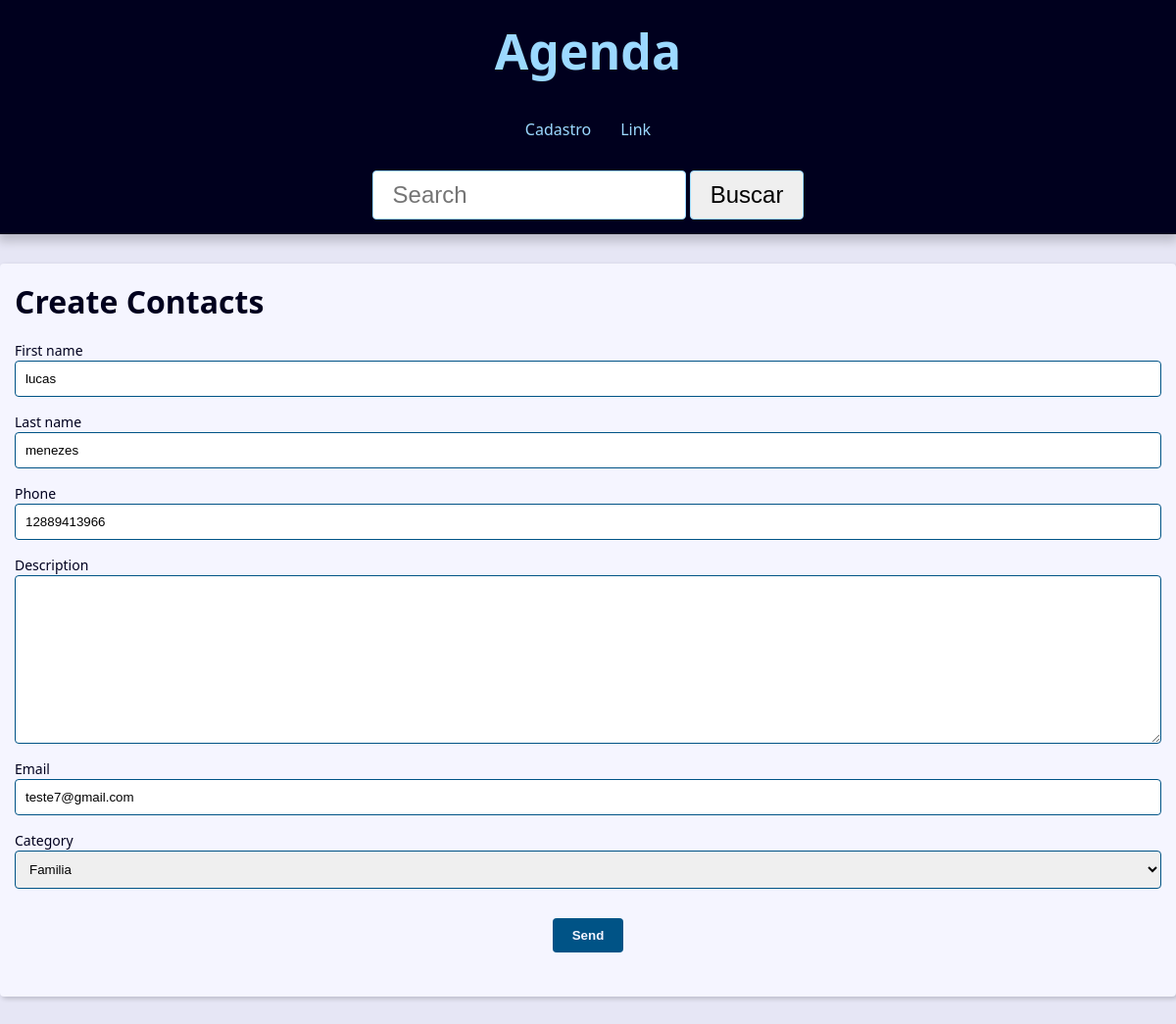
/contact/1/update/, run on an earlier commit of the app's database.
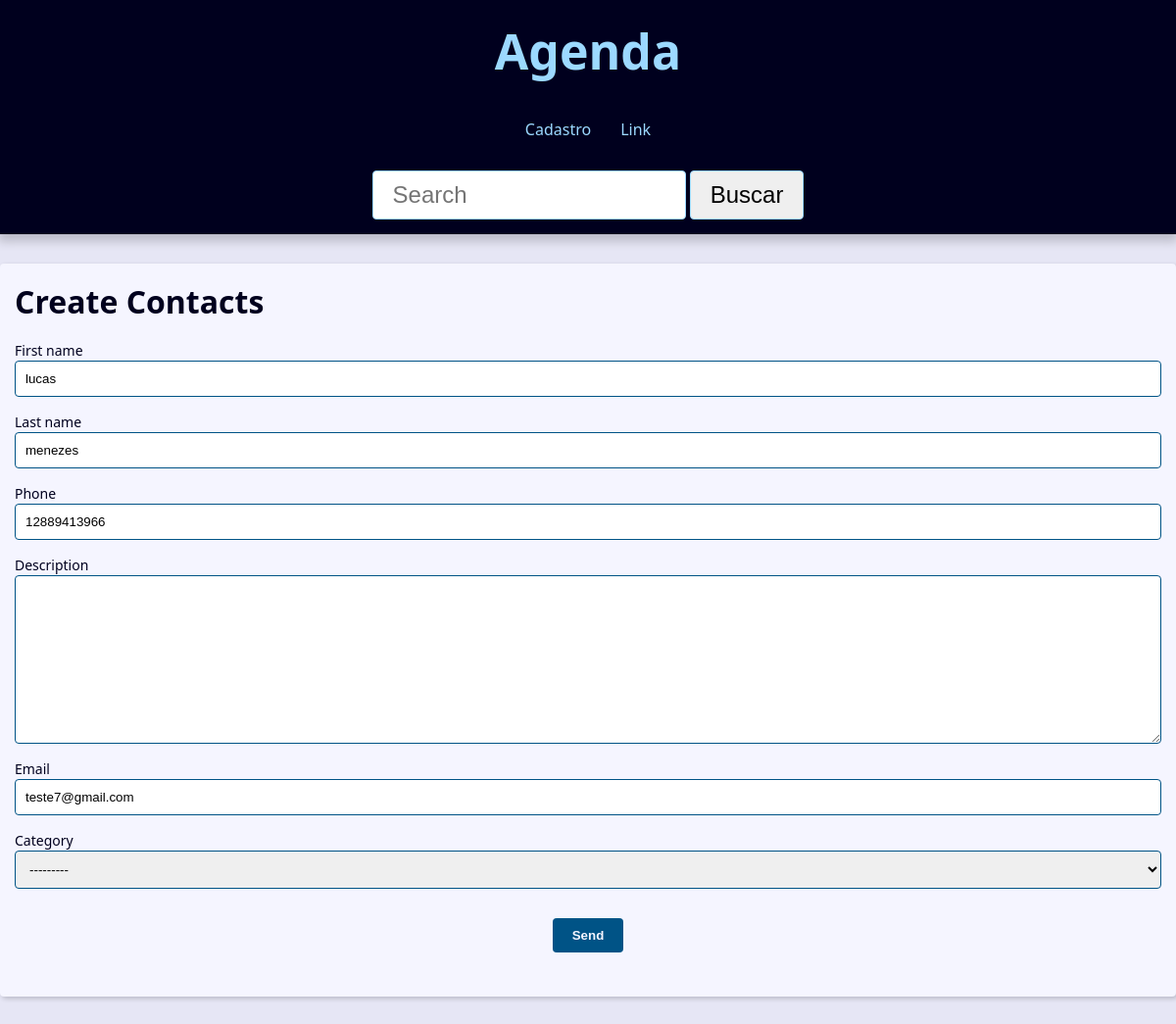
And on a later commit of the database.
### contact/models.py (models this page shows, shortened)
class Contact(models.Model):
    first_name = models.CharField(max_length=50)
    last_name = models.CharField(max_length=50, blank=True)
    phone = models.CharField(max_length=50)
    email = models.EmailField(max_length=254, blank=True)
    created_date = models.DateTimeField(default=timezone.now)
    description = models.TextField(blank=True)
    show = models.BooleanField(default=True)
    picture = models.ImageField(blank=True, upload_to='pictures/%Y/%M/%D/')
    category = models.ForeignKey(Category, on_delete=models.SET_NULL, null=True, blank=True)
    owner = models.ForeignKey(User, on_delete=models.SET_NULL, null=True, blank=True)

### contact/views/contact_form.py (the view, shortened to what this page needs)
# urls.py: path('contact/<int:contact_id>/update/', views.update, name='update'),
def update(request, contact_id):
    contact = get_object_or_404(
        Contact, pk=contact_id, show = True
    )
    form_action = reverse('contact:update', args=(contact_id,))
    context = {
        'form': ContactForm(instance=contact),
        'form_action': form_action
    }
    return render(
        request,
        'contact/create.html',
        context)

### contact/forms.py (shortened to what this page needs)
class ContactForm(forms.ModelForm):
    class Meta:
        model = models.Contact
        fields = ('first_name', 'last_name', 'phone', 'description', 'email', 'category')

### contact/models.py (called while the page is built)
    def __str__(self):
        return self.name

### contact/templates/contact/create.html (shortened to what this page needs)
{% extends "global/base.html" %}
{% block content %}
    <h1> Create Contacts</h1>
    <div class="form-content">
        <form
            action="{{ form_action }}"
            method="POST"
            enctype="multipart/form-data"
        >
        <div class="form-content">
            {% for field in form %}
                <div class="form-group">
                    <label for="{{field.id_for_label}}">{{field.label}}</label>
                    {{field}}
                </div>
            {% endfor %}
        </div>
        <div class="form-content">
            <div class="form-group">
                <button class="btn" type="submit"> Send</button>
            </div>
        </div>
        </form>
    </div>
{% endblock content %}

What changed in the data, as far as the page shows it:
changed Contact "lucas": category "Familia" → "---------"
